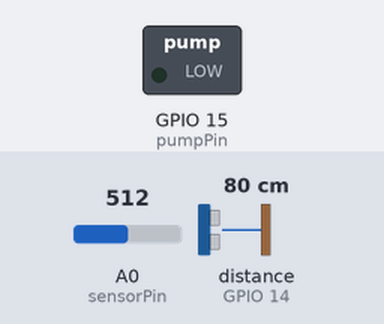
Simulated run of this sketch. Board: ESP8266 (NodeMCU). On the bench: switched loads named in the sketch (green lamp = pin HIGH). Inputs (shaded band) come from the test bench; at power-on: A0 (sensorPin) = 512, distance to the obstacle (sensor on GPIO 14) 80 cm. The echo pulse lasts 58.3 µs per cm; WiFi joins after 1.5 s; servers stay silent unless stated; random numbers use the default seed unless the sketch sets one; no MQTT or app messages arrive unless stated; pins used as bus, display or sensor lines are not drawn; what the sketch prints to the serial monitor is not drawn.

Above: at 2.7 s.
2.8 s: A0 (sensorPin) set to 108
6.5 s: A0 (sensorPin) set to 88
At 10.9 s:
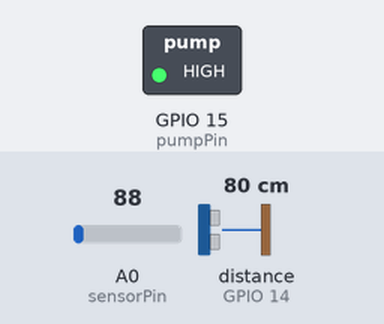
18.6 s: distance to the obstacle (sensor on GPIO 14) set to 23 cm
21.5 s: distance to the obstacle (sensor on GPIO 14) set to 19 cm
31.5 s: distance to the obstacle (sensor on GPIO 14) set to 35 cm
At 39.4 s:
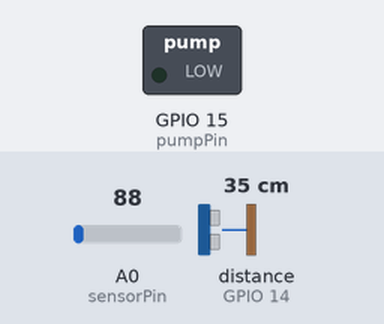
43.6 s: distance to the obstacle (sensor on GPIO 14) set to 2 cm
Timing chart, 0 to 46.1 s (numbered marks = the images above; inputs shaded):
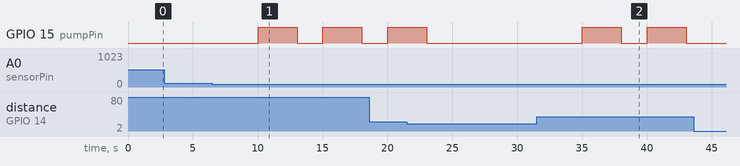

The sketch:

water-dispenser-smart.ino
```cpp
#include <ESP8266WiFi.h>
#include <PubSubClient.h>

// WiFi credentials
const char* ssid = "UPBGuest";
const char* password = "";

// MQTT Broker
const char* mqtt_server = "broker.mqtt-dashboard.com";
const char* mqtt_topic = "water-dispenser";

// Sensor pins
#define sensorPower 13
#define sensorPin A0
const int trigPin = 12;
const int echoPin = 14;
const int pumpPin = 15;

// Variables for storing sensor readings
int waterLevel = 0;
float distance = 0;

// Counter for pump activations
int pumpActivationCount = 0;

// MQTT client and WiFi client
WiFiClient espClient;
PubSubClient client(espClient);

void setup_wifi() {
  delay(10);
  Serial.println();
  Serial.print("Connecting to ");
  Serial.println(ssid);

  WiFi.mode(WIFI_STA);
  WiFi.begin(ssid, password);

  while (WiFi.status() != WL_CONNECTED) {
    delay(500);
    Serial.print(".");
  }

  Serial.println("");
  Serial.println("WiFi connected");
  Serial.println("IP address: ");
  Serial.println(WiFi.localIP());
}

void callback(char* topic, byte* payload, unsigned int length) {
  // Callback function
}

void reconnect() {
  while (!client.connected()) {
    Serial.print("Attempting MQTT connection...");
    String clientId = "ESP8266Client-";
    clientId += String(random(0xffff), HEX);
    if (client.connect(clientId.c_str())) {
      Serial.println("connected");
      // Subscribe to MQTT topic
      client.subscribe(mqtt_topic);
    } else {
      Serial.print("failed, rc=");
      Serial.print(client.state());
      Serial.println(" try again in 5 seconds");
      delay(5000);
    }
  }
}

void setup() {
  Serial.begin(9600);
  setup_wifi();

  client.setServer(mqtt_server, 1883);
  client.setCallback(callback);

  // Initialize sensor pins
  pinMode(sensorPower, OUTPUT);
  digitalWrite(sensorPower, LOW); // Turn the sensor OFF
  pinMode(trigPin, OUTPUT);
  pinMode(echoPin, INPUT);
  pinMode(pumpPin, OUTPUT);
}

void loop() {
  if (!client.connected()) {
    reconnect();
  }
  client.loop();

  // Check for pet presence every 5 seconds
  static unsigned long lastPetCheckTime = 0;
  if (millis() - lastPetCheckTime >= 5000) {
    lastPetCheckTime = millis();
    checkPetPresence();
  }
}

// Function to check if there's a pet in front of the ultrasonic sensor
void checkPetPresence() {
  digitalWrite(trigPin, LOW);
  delayMicroseconds(2);
  digitalWrite(trigPin, HIGH);
  delayMicroseconds(10);
  digitalWrite(trigPin, LOW);

  float duration = pulseIn(echoPin, HIGH);
  float distance = (duration * 0.0343) / 2;

  if (distance < 20) { // Assuming a pet is present if distance is less than 20 cm
    // Pet detected, do nothing
    Serial.println("Pet detected");
  } else {
    // No pet detected, check water level
    int waterLevel = readSensor();
    Serial.print("Water level: ");
    Serial.println(waterLevel);
    Serial.print("Activasion count: ");
    Serial.println(pumpActivationCount);

    // If water level is too low, turn on pump for 3 seconds
    if (waterLevel < 100) {
      Serial.println("Water level too low, turning on pump");
      digitalWrite(pumpPin, HIGH);
      delay(3000); // Run pump for 3 seconds
      digitalWrite(pumpPin, LOW);

      // Increment pump activation count
      pumpActivationCount++;

      // If pump has been activated 5 times, send MQTT message
      if (pumpActivationCount >= 5) {
        client.publish(mqtt_topic, "You need to refill the water dispenser");
        pumpActivationCount = 0; // Reset counter after sending message
      }
    }
  }
}

// Function to read water level sensor
int readSensor() {
  digitalWrite(sensorPower, HIGH); // Turn the sensor ON
  delay(10);                        // Wait for sensor to stabilize
  int level = analogRead(sensorPin); // Read the analog value from sensor
  digitalWrite(sensorPower, LOW);   // Turn the sensor OFF
  return level;                     // Return current reading
}
```

Measured:
- the behaviour switches between 100 and 99 on A0 (sensorPin) (found by bisection; images 0 and 1)
- after the input at 2.8 s, every drawn part: stays the same
- after the input at 6.5 s, GPIO 15 (pumpPin): alternates HIGH for 3.0 s and LOW for 2.0 s, starting after 3.5 s
- after the input at 31.5 s, GPIO 15 (pumpPin): alternates HIGH for 3.0 s and LOW for 2.0 s, starting after 3.5 s
- after the input at 43.6 s, every drawn part: stays the same
